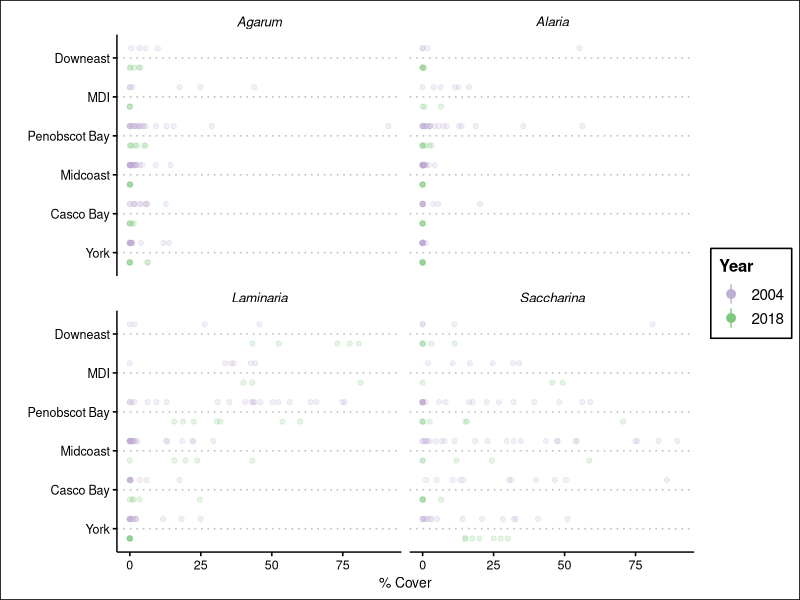
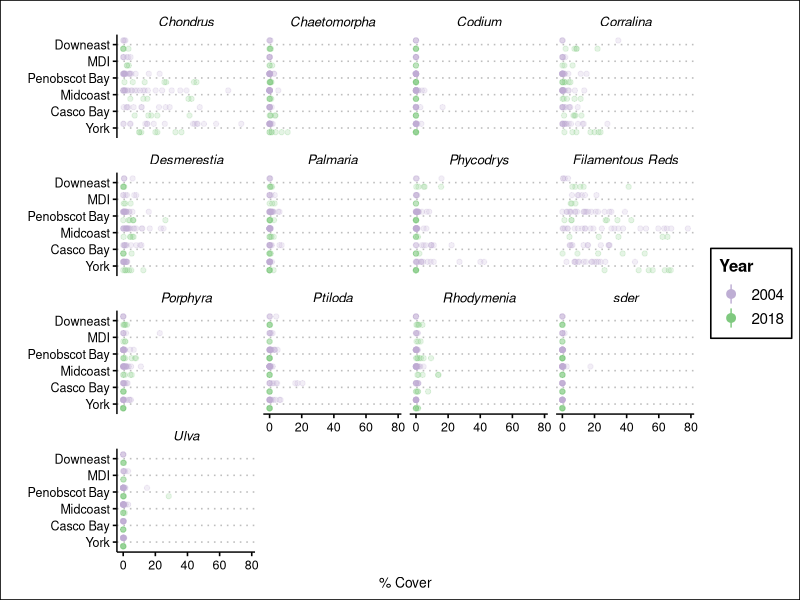
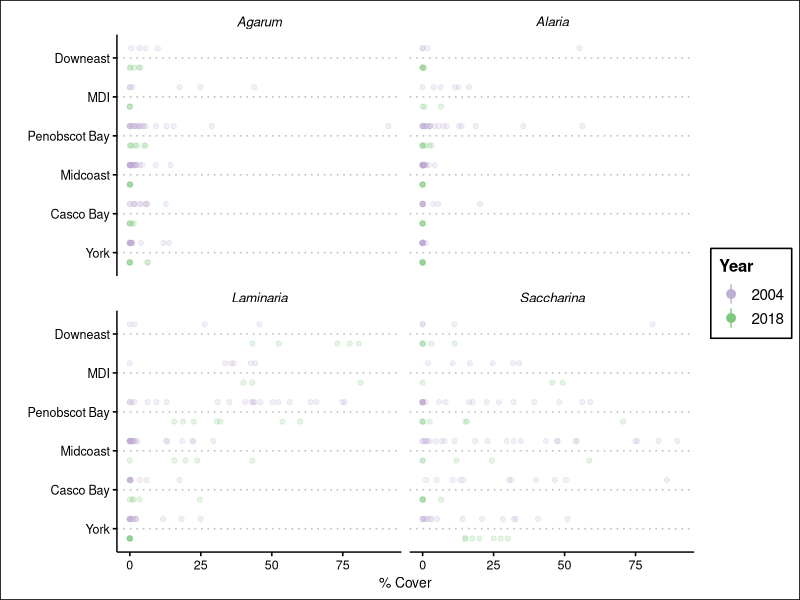
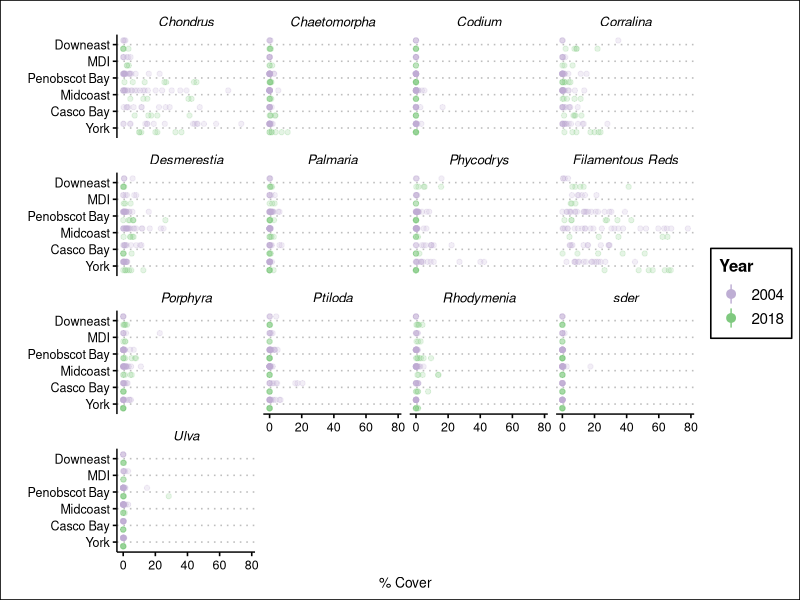

Write the R code that produced these figures, in order.
#' -------------------------------------------
#' Plot composition data
#' 
#' -------------------------------------------

#--- load libraries and get environment setup
setwd(here::here()) 
library(tidyverse)

comp_data <- read_csv("derived_data/compositional_change_data.csv") %>%
    mutate( region = factor(region,
                            levels = rev(c("Downeast", "MDI", "Penobscot Bay",
                                       "Midcoast", "Casco Bay", "York"))),
            year = factor(year, levels = c(2018, 2004)))

#labeller function
make_kelp_name <- function(string){
    string <- gsub("agar", "Agarum", string)
    string <- gsub("ldig", "Laminaria", string)
    string <- gsub("alar", "Alaria", string)
    string <- gsub("sac", "Saccharina", string)
    string
}

ggplot(comp_data %>% filter(type == "kelp"), 
       aes(x = region, y = cover, color = year)) +
    geom_point(alpha = 0.2, position = position_dodge(width = 1)) +
    stat_summary(alpha = 1, position = position_dodge(width = 1),
                 fun.data = mean_cl_boot) +
    coord_flip() +
    facet_wrap(vars(sp_code),
               labeller = labeller(sp_code = make_kelp_name)) +
    labs(color = "Year",
         y = "% Cover",
         x = "") +
    ggthemes::theme_clean() +
    scale_color_brewer(palette = "Accent")+
    guides(colour = guide_legend(reverse=TRUE)) +  #for the legend flip
    theme(strip.text = element_text(face = "italic"))
ggsave("figures/kelp_composition_2004_2018.jpg", dpi = 600)



#labeller function
make_algae_name <- function(string){
    stringi::stri_replace_all_fixed(string,
                                   pattern = c("ccrisp",
                                     "chaet",
                                     "codm",
                                     "coral",
                                     "desm",
                                     "palm",
                                     "phyc",
                                     "poly",
                                     "porph",
                                     "ptilo",
                                     "rhod",
                                     "ulva"),
                                   replacement = c("Chondrus",
                                     "Chaetomorpha",
                                     "Codium",
                                     "Corralina",
                                     "Desmerestia",
                                     "Palmaria",
                                     "Phycodrys",
                                     "Filamentous Reds",
                                     "Porphyra",
                                     "Ptiloda",
                                     "Rhodymenia",
                                     "Ulva"),
                                   vectorize_all = FALSE)
    
}
ggplot(comp_data %>% filter(type != "kelp"), 
       aes(x = region, y = cover, color = factor(year))) +
    geom_point(alpha = 0.2, position = position_dodge(width = 1)) +
    stat_summary(alpha = 1, position = position_dodge(width = 1),
                 fun.data = mean_cl_boot) +
    coord_flip() +
    facet_wrap(vars(sp_code),
               labeller = labeller(sp_code = make_algae_name)) +
    labs(color = "Year",
         y = "% Cover",
         x = "") +
    ggthemes::theme_clean() +
    scale_color_brewer(palette = "Accent")+
    guides(colour = guide_legend(reverse=TRUE)) + 
    theme(strip.text = element_text(face = "italic"))

ggsave("figures/understory_composition_2004_2018.jpg", dpi = 600)
